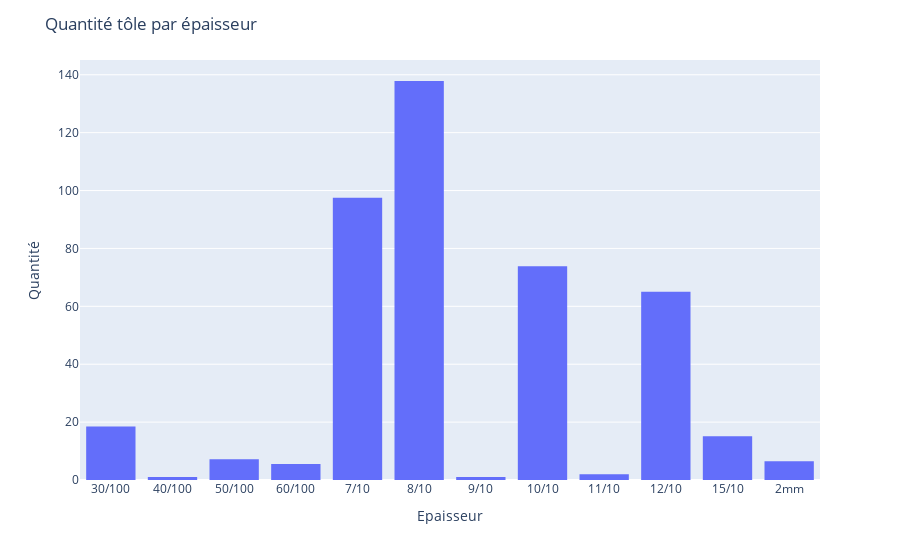

Here is the notebook cell this chart was saved with:
### Code cell
fig = px.histogram(df.sort_values('epaisseur'),x='epaisseur',y='qty_tole')
fig.update_layout(xaxis_title='Epaisseur',yaxis_title="Quantité",title="Quantité tôle par épaisseur")
pio.write_image(fig,'repartition par epaisseur.jpg')
fig.show()

### Figure 1 — Plotly figure (JSON) as saved in the notebook; plotly's stock layout.template omitted (floating-point values rounded to 4 significant figures; data arrays with more than 128 entries replaced by an {"elided": "..."} marker saying what was removed)
{"data": [{"alignmentgroup": "True", "bingroup": "x", "histfunc": "sum", "hovertemplate": "epaisseur=%{x}<br>sum of qty_tole=%{y}<extra></extra>", "legendgroup": "", "marker": {"color": "#636efa", "pattern": {"shape": ""}}, "name": "", "offsetgroup": "", "orientation": "v", "showlegend": false, "type": "histogram", "x": {"elided": "295 str values"}, "xaxis": "x", "y": {"elided": "295 float values"}, "yaxis": "y"}], "layout": {"barmode": "relative", "legend": {"tracegroupgap": 0}, "margin": {"t": 60}, "title": {"text": "Quantité tôle par épaisseur"}, "xaxis": {"anchor": "y", "domain": [0, 1], "title": {"text": "Epaisseur"}}, "yaxis": {"anchor": "x", "domain": [0, 1], "title": {"text": "Quantité"}}}}
